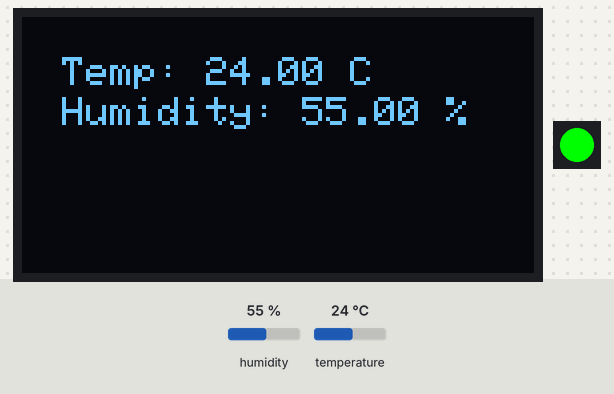
Recording of a program running on a simulated ESP32-S3. Shown: 128×64 one-colour display, 1 RGB LEDs in strip order, left to right. Inputs (shaded band) come from the test bench; at power-on: humidity 55 %, temperature 24 °C. Dim RGB values are drawn brighter than linear; what the program prints to the serial monitor is not drawn.

Above: at 2.8 s.
2.9 s: humidity set to 22 %
At 5.3 s:
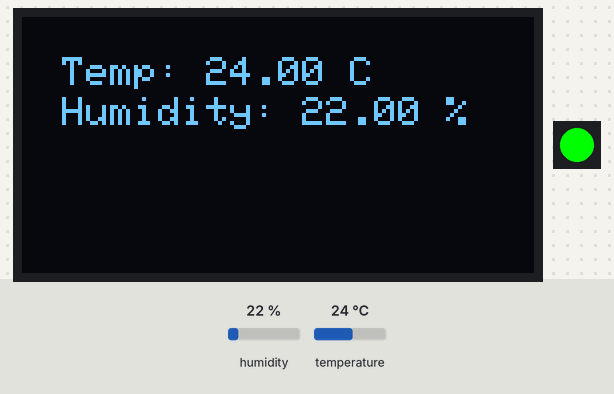
5.6 s: temperature set to 28 °C
At 7.3 s:
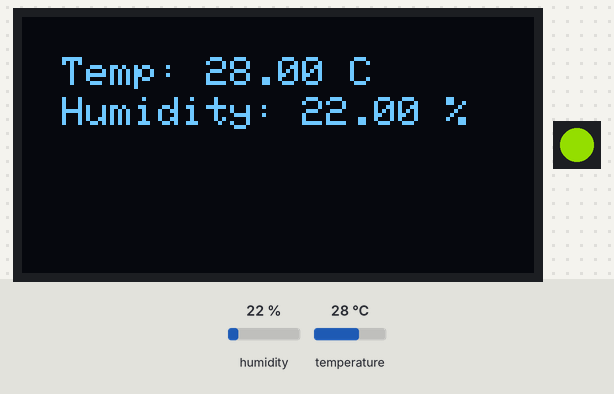
8.3 s: temperature set to 33 °C
At 10.5 s:
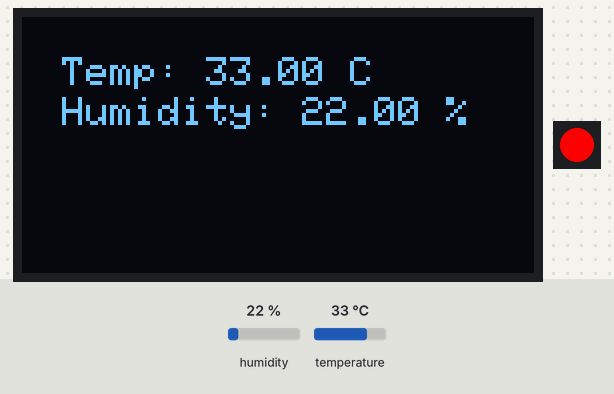
11.7 s: humidity set to 40 %
At 13.4 s:
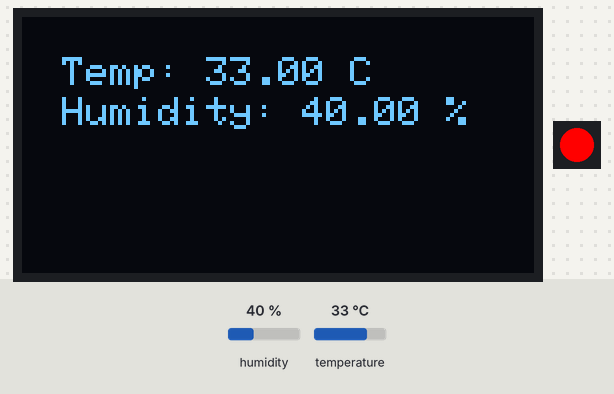
Timing chart, 0 to 14.9 s (numbered marks = the images above; inputs shaded):
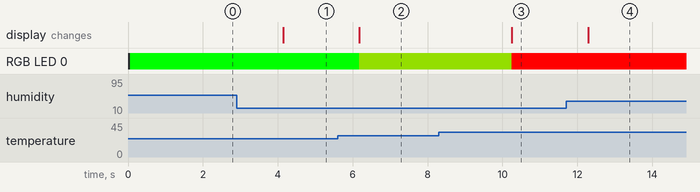

Measured:
- after the input at 2.9 s, the display: changes after 1.2 s (image 1)
- after the input at 5.6 s, RGB LED 0: RGB(0, 255, 0) → RGB(102, 153, 0) after 0.58 s; the display: changes after 0.58 s (image 2)
- after the input at 8.3 s, RGB LED 0: RGB(102, 153, 0) → RGB(255, 0, 0) after 1.9 s; the display: changes after 1.9 s (image 3)
- after the input at 11.7 s, the display: changes after 0.58 s (image 4)

The program:

main.cpp
```cpp
#include <Wire.h>
#include <Adafruit_GFX.h>
#include <Adafruit_SSD1306.h>
#include <Adafruit_NeoPixel.h>
#include "DHTesp.h"

#define SCREEN_WIDTH 128
#define SCREEN_HEIGHT 64
#define OLED_ADDR 0x3C
#define SDA_PIN 37  // GPIO8 для SDA
#define SCL_PIN 36  // GPIO9 для SCL
#define DHT_PIN 17   // Пин, к которому подключен DHT11
#define LED_PIN 48   // Пин, к которому подключен NeoPixel
#define NUMPIXELS 1  // Количество NeoPixel

Adafruit_SSD1306 display(SCREEN_WIDTH, SCREEN_HEIGHT, &Wire, -1);
DHTesp dht;
Adafruit_NeoPixel pixels(NUMPIXELS, LED_PIN, NEO_GRB + NEO_KHZ800);

// Прототип функции
void setPixelColor(float temp);

void setup() {
  Serial.begin(115200);

  // Инициализация OLED
  Wire.begin(SDA_PIN, SCL_PIN); // Указываем пины I2C
  display.begin(SSD1306_SWITCHCAPVCC, OLED_ADDR);
  display.clearDisplay();
  display.setTextSize(1);
  display.setTextColor(SSD1306_WHITE);

  // Инициализация DHT11
  dht.setup(DHT_PIN, DHTesp::DHT11);

  // Инициализация NeoPixel
  pixels.begin();
  pixels.show(); // Выключаем светодиод в начале
}

void loop() {
  // Чтение данных с DHT11
  TempAndHumidity data = dht.getTempAndHumidity();
  if (dht.getStatus() != 0) {
    Serial.println("Ошибка чтения DHT11");
    return;
  }

  float temperature = data.temperature;
  float humidity = data.humidity;

  // Вывод данных в Serial Monitor
  Serial.print("Температура: ");
  Serial.print(temperature);
  Serial.print(" °C, Влажность: ");
  Serial.print(humidity);
  Serial.println(" %");

  // Управление светодиодом
  setPixelColor(temperature);
  pixels.show();

  // Вывод данных на OLED
  display.clearDisplay();
  display.setCursor(10, 10);
  display.print("Temp: ");
  display.print(temperature);
  display.print(" C");

  display.setCursor(10, 20);
  display.print("Humidity: ");
  display.print(humidity);
  display.print(" %");

  display.display();

  delay(2000); // Задержка между обновлениями данных
}

// Определение функции
void setPixelColor(float temp) {
  int minTemp = 26; // Нижняя граница (зелёный)
  int maxTemp = 31; // Верхняя граница (красный)

  if (temp < minTemp) temp = minTemp;
  if (temp > maxTemp) temp = maxTemp;

  float ratio = (temp - minTemp) / (maxTemp - minTemp);
  uint8_t red = map(ratio * 100, 0, 100, 0, 255);
  uint8_t green = map(ratio * 100, 0, 100, 255, 0);
  uint8_t blue = 0;

  pixels.setPixelColor(0, pixels.Color(red, green, blue));
}
```
